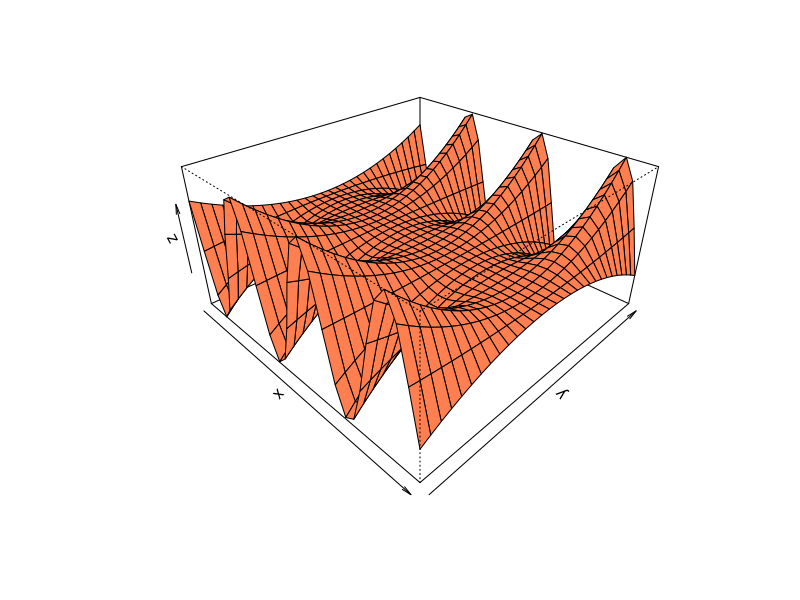

The R source for this figure:
x <- seq(-10, 10, length.out = 30)
y <- x
f <- function(x, y) { sin(x) * y ^ 2 }
z <- outer(x, y, f)
z[is.na(z)] <- 1
persp(x, y, z,
      theta = 45,           # Угол наклона по горизонтали
      phi = 30,             # Угол наклона по вертикали
      expand = 0.5,         # Коэффициент увеличения
      col = "coral")